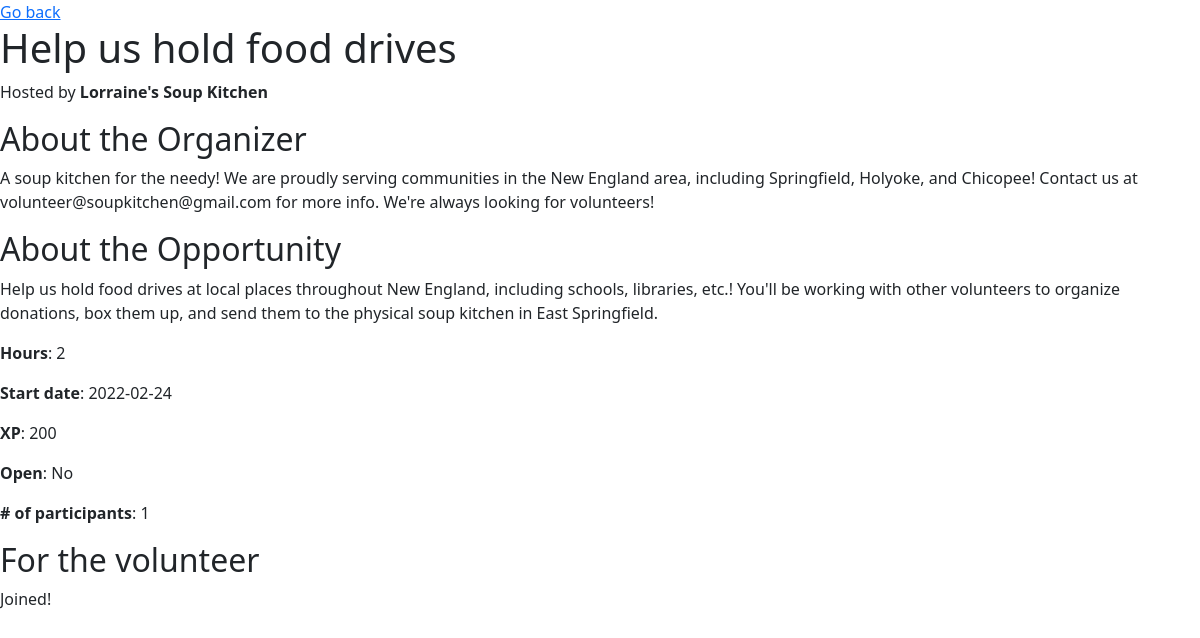
Page /opportunity/1 (signed in) on the committed database.
### database.py (models this page shows)
class Event(db.Model):
    __tablename__ = "events"
    id = db.Column(db.Integer, primary_key=True)
    title = db.Column(db.String(64), nullable=False)
    description = db.Column(db.String(512), nullable=False)
    hours = db.Column(db.SmallInteger, nullable=False)
    start_date = db.Column(db.Date, default=datetime.utcnow(), nullable=False)
    xp = db.Column(db.SmallInteger, nullable=False)
    ended = db.Column(db.Boolean, default=False, nullable=False)
    organization_id = db.Column(db.String, db.ForeignKey("organizations.id"), nullable=False)
    organizer = db.relationship("Organization", back_populates="events")
    participants = db.relationship("Participant", back_populates="event")

class Organization(db.Model):
    __tablename__ = "organizations"
    id = db.Column(db.String, primary_key=True)
    name = db.Column(db.String(64), nullable=False, unique=True)
    description = db.Column(db.String(512), nullable=False)
    password = db.Column(db.String, nullable=False)
    events = db.relationship("Event", back_populates="organizer")

### routes/events.py (the view)
@blueprint.route("/opportunity/<id>")
@authorize_both
def opportunity(id):
    opportunity = db.session.execute(
        select(Event).where(Event.id == id)
    ).fetchone()
    if not opportunity:
        flash("No opportunity found.")
        return redirect("/")
    opportunity = opportunity[0]
    is_organizer = False
    joined = False
    if opportunity.organization_id == session["id"]:
        is_organizer = True
    else:
        query = db.session.execute(
            select(Participant).where(
                (Participant.user_id == session["id"]) &
                (Participant.event_id == opportunity.id)
            )
        ).fetchone()
        if query:
            joined = True
    return render_template("opportunity.html", opportunity=opportunity, is_organizer=is_organizer, joined=joined)

### app.py (called while the page is built)
@app.after_request
def after_request(response):
    response.headers["Cache-Control"] = "no-cache, no-store, must-revalidate"
    response.headers["Expires"] = 0
    response.headers["Pragma"] = "no-cache"
    return response

### helpers.py (called while the page is built)
def logged_in_as_user():
    if session.get("id") is None or session.get("password") is None:
        return False
    query = db.session.execute(
        select(User).where(User.id == session["id"])
    ).fetchone()
    if not query:
        return False
    elif not check_password_hash(query[0].password, session["password"]):
        return False
    return True

def authorize_both(f):
    @wraps(f)
    def decorate(*args, **kwargs):
        if not logged_in_as_user() and not logged_in_as_organization():
            flash("Oops, looks like you need to log in first!")
            return redirect("/signin")
        return f(*args, **kwargs)
    return decorate

### templates/opportunity.html (shortened to what this page needs)
{% extends "layout.html" %}
{% block body %}
    <a href="{{ url_for('general.index') }}">Go back</a>
    <h1>{{ opportunity.title }}</h1>
    <p>Hosted by <b>{{ opportunity.organizer.name }}</b></p>
    <h2>About the Organizer</h2>
    <p>{{ opportunity.organizer.description }}</p>
    <h2>About the Opportunity</h2>
    <p>{{ opportunity.description }}</p>
    <p><b>Hours</b>: {{ opportunity.hours }}</p>
    <p><b>Start date</b>: {{ opportunity.start_date }}</p>
    <p><b>XP</b>: {{ opportunity.xp }}</p>
    <p><b>Open</b>: {{ "No" if opportunity.ended else "Yes" }}</p>
    <p><b># of participants</b>: {{ opportunity.participants | length }}</p>
    {% if is_organizer %}
        <h2>For the organizer</h2>
        {% if opportunity.participants | length %}
            <table>
                <thead>
                    <tr>
                        <td>Email</td>
                        <td>Username</td>
                        <td>End volunteering</td>
                    </tr>
                </thead>
                <tbody>
                    {% for participant in opportunity.participants %}
                        <tr>
                            <td>{{ participant.user.email }}</td>
                            <td>{{ participant.user.username }}</td>
                            <td>
                                <form action="{{ url_for('events.end_individual') }}" methos="post">
                                    <button type="submit">End volunteering for volunteer</button>
                                </form>
                            </td>
                        </tr>
                    {% endfor %}
                </tbody>
        {% else %}
            <p>No volunteers yet.</p>
        {% endif %}
        {% if not opportunity.ended %}
            <form action="{{ url_for('events.end') }}" method="post">
                <input type="hidden" name="id" value="{{ opportunity.id }}"/>
                <button type="submit">End volunteer sign-ups</button>
            </form>
        {% else %}
            <button disabled>End volunteer sign-ups</button>
        {% endif %}
    {% else %}
        <h2>For the volunteer</h2>
        {% if joined %}
            <p>Joined!</p>
        {% elif not opportunity.ended %}
            <form action="{{ url_for('events.join') }}" method="post">
                <input type="hidden" name="id" value="{{ opportunity.id }}"/>
                <button type="submit">Volunteer for opportunity!</button>
            </form>
        {% else %}
            <p>Submissions have been closed.</p>
        {% endif %}
    {% endif %}
{% endblock %}

### rows in the picture
Event: title "Help us hold food drives", description "Help us hold food drives at local places throughout New England, including schools, libraries, etc.! You'll be working with other volunteers to organize donations, box them up, and send them to the physical soup kitchen in East Springfield.", hours "2", start_date "2022-02-24", xp "200", ended "No"
Organization: organizer.name "Lorraine's Soup Kitchen", organizer.description "A soup kitchen for the needy! We are proudly serving communities in the New England area, including Springfield, Holyoke, and Chicopee! Contact us at volunteer@soupkitchen@gmail.com for more info. We're always looking for volunteers!"

### other values in the picture
{{ opportunity.participants | length }} "1"
